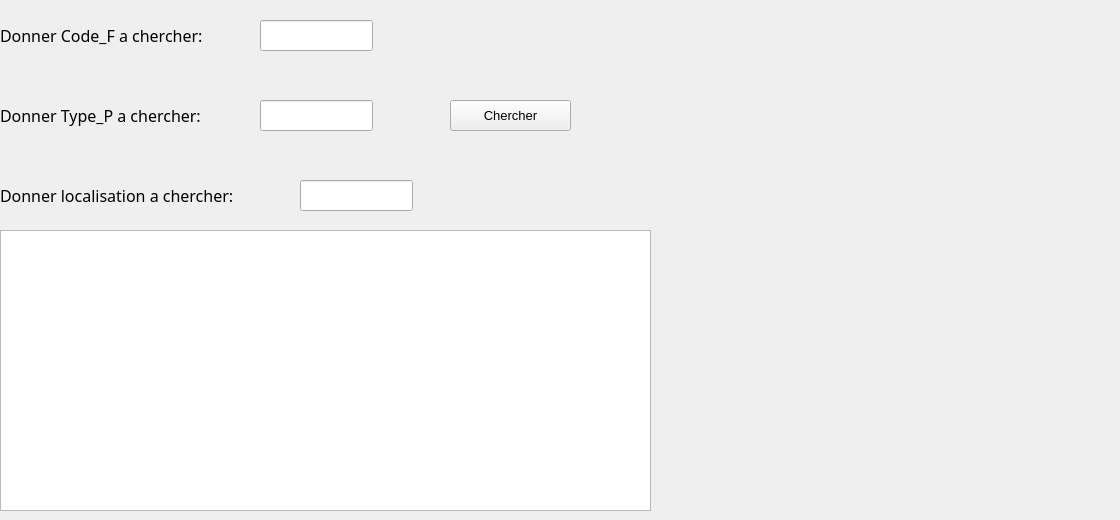
        <widget class="QWidget" name="tab">
         <attribute name="icon">
          <iconset>
           <normaloff>../Images/chercher.png</normaloff>../Images/chercher.png</iconset>
         </attribute>
         <attribute name="title">
          <string>Chercher</string>
         </attribute>
         <widget class="QLabel" name="label_17">
          <property name="geometry">
           <rect>
            <x>0</x>
            <y>20</y>
            <width>251</width>
            <height>31</height>
           </rect>
          </property>
          <property name="font">
           <font>
            <family>MV Boli</family>
           </font>
          </property>
          <property name="text">
           <string>&lt;html&gt;&lt;head/&gt;&lt;body&gt;&lt;p&gt;&lt;span style=&quot; font-size:12pt;&quot;&gt;Donner Code_F a chercher:&lt;/span&gt;&lt;/p&gt;&lt;/body&gt;&lt;/html&gt;</string>
          </property>
         </widget>
         <widget class="QLineEdit" name="lineEdit_chercher">
          <property name="geometry">
           <rect>
            <x>260</x>
            <y>20</y>
            <width>113</width>
            <height>31</height>
           </rect>
          </property>
          <property name="font">
           <font>
            <family>MV Boli</family>
            <pointsize>10</pointsize>
           </font>
          </property>
         </widget>
         <widget class="QTableView" name="chercher">
          <property name="geometry">
           <rect>
            <x>0</x>
            <y>230</y>
            <width>651</width>
            <height>281</height>
           </rect>
          </property>
          <property name="font">
           <font>
            <family>MV Boli</family>
           </font>
          </property>
         </widget>
         <widget class="QLabel" name="label_18">
          <property name="enabled">
           <bool>true</bool>
          </property>
          <property name="geometry">
           <rect>
            <x>720</x>
            <y>240</y>
            <width>391</width>
            <height>171</height>
           </rect>
          </property>
          <property name="text">
           <string/>
          </property>
          <property name="pixmap">
           <pixmap>../Images/livraison-fournisseurs-achats-gestion-commerciale.png</pixmap>
          </property>
          <property name="scaledContents">
           <bool>true</bool>
          </property>
         </widget>
         <widget class="QPushButton" name="Chercher">
          <property name="geometry">
           <rect>
            <x>450</x>
            <y>100</y>
            <width>121</width>
            <height>31</height>
           </rect>
          </property>
          <property name="font">
           <font>
            <pointsize>10</pointsize>
           </font>
          </property>
          <property name="text">
           <string>Chercher</string>
          </property>
          <property name="icon">
           <iconset>
            <normaloff>../Images/chercher.png</normaloff>../Images/chercher.png</iconset>
          </property>
         </widget>
         <widget class="QLabel" name="label_22">
          <property name="geometry">
           <rect>
            <x>0</x>
            <y>100</y>
            <width>261</width>
            <height>31</height>
           </rect>
          </property>
          <property name="font">
           <font>
            <family>MV Boli</family>
           </font>
          </property>
          <property name="text">
           <string>&lt;html&gt;&lt;head/&gt;&lt;body&gt;&lt;p&gt;&lt;span style=&quot; font-size:12pt;&quot;&gt;Donner Type_P a chercher:&lt;/span&gt;&lt;/p&gt;&lt;/body&gt;&lt;/html&gt;</string>
          </property>
         </widget>
         <widget class="QLineEdit" name="lineEdit_chercher_type">
          <property name="geometry">
           <rect>
            <x>260</x>
            <y>100</y>
            <width>113</width>
            <height>31</height>
           </rect>
          </property>
          <property name="font">
           <font>
            <family>MV Boli</family>
            <pointsize>10</pointsize>
           </font>
          </property>
         </widget>
         <widget class="QLineEdit" name="lineEdit_chercher_local">
          <property name="geometry">
           <rect>
            <x>300</x>
            <y>180</y>
            <width>113</width>
            <height>31</height>
           </rect>
          </property>
          <property name="font">
           <font>
            <family>MV Boli</family>
            <pointsize>10</pointsize>
           </font>
          </property>
         </widget>
         <widget class="QLabel" name="label_23">
          <property name="geometry">
           <rect>
            <x>0</x>
            <y>180</y>
            <width>291</width>
            <height>31</height>
           </rect>
          </property>
          <property name="font">
           <font>
            <family>MV Boli</family>
           </font>
          </property>
          <property name="text">
           <string>&lt;html&gt;&lt;head/&gt;&lt;body&gt;&lt;p&gt;&lt;span style=&quot; font-size:12pt;&quot;&gt;Donner localisation a chercher:&lt;/span&gt;&lt;/p&gt;&lt;/body&gt;&lt;/html&gt;</string>
          </property>
         </widget>
        </widget>
